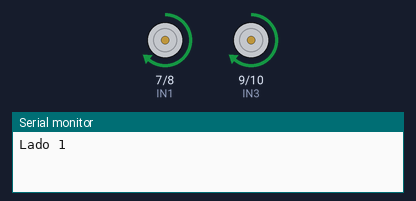
A sketch run on a simulated Arduino Uno, built with avr-gcc and run on an emulated ATmega328P. Parts: motor-driver pin pairs drawn as motors (green arrow = first pin HIGH = forward, orange = second pin HIGH = backward, longer = more drive, scaled by the enable pin), the last lines printed to the serial monitor.

Above: at 1.6 s.
At 4.37 s:
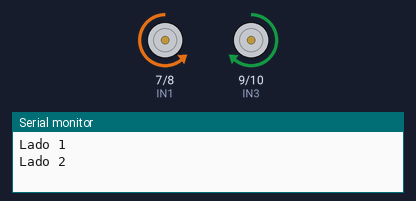
At 9.3 s:
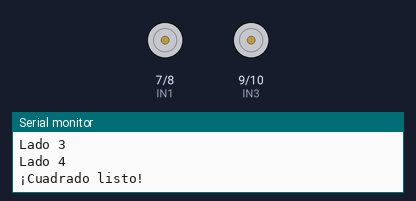
Timing chart, 0 to 13.2 s (numbered marks = the images above):
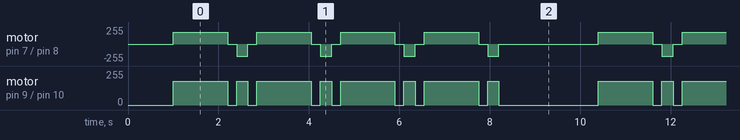

The sketch:

primerosmotores.ino
```cpp
// Mis primeros motores: el robot dibuja un cuadrado.
// No tiene sensores: avanza y gira durante un tiempo fijo (con delay).
// Ajusta GIRO_MS hasta que cada giro sea de 90°: depende de la batería y del piso.
const int ENA = 5, IN1 = 7, IN2 = 8;   // motores del lado izquierdo
const int ENB = 6, IN3 = 9, IN4 = 10;   // motores del lado derecho

// Velocidad de cada lado: de -255 (atrás) a 255 (adelante)
void motores(int izq, int der) {
  izq = constrain(izq, -255, 255);
  der = constrain(der, -255, 255);
  digitalWrite(IN1, izq >= 0 ? HIGH : LOW);
  digitalWrite(IN2, izq >= 0 ? LOW : HIGH);
  analogWrite(ENA, abs(izq));
  digitalWrite(IN3, der >= 0 ? HIGH : LOW);
  digitalWrite(IN4, der >= 0 ? LOW : HIGH);
  analogWrite(ENB, abs(der));
}

const int VELOCIDAD = 180;
const int AVANCE_MS = 1200;   // cuánto avanza en cada lado
const int GIRO_MS = 250;      // cuánto gira en cada esquina

void setup() {
  pinMode(ENA, OUTPUT); pinMode(IN1, OUTPUT); pinMode(IN2, OUTPUT);
  pinMode(ENB, OUTPUT); pinMode(IN3, OUTPUT); pinMode(IN4, OUTPUT);
  Serial.begin(9600);
  delay(1000);
}

void loop() {
  for (int lado = 1; lado <= 4; lado++) {
    Serial.print("Lado ");
    Serial.println(lado);
    motores(VELOCIDAD, VELOCIDAD);    // adelante
    delay(AVANCE_MS);
    motores(0, 0);
    delay(200);
    motores(-VELOCIDAD, VELOCIDAD);   // girar a la izquierda en el lugar
    delay(GIRO_MS);
    motores(0, 0);
    delay(200);
  }
  Serial.println("¡Cuadrado listo!");
  delay(2000);
}
```
